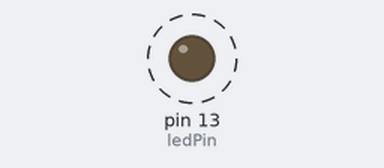
A sketch run on a simulated Arduino Uno, built with avr-gcc and run on an emulated ATmega328P. Shown: output pins drawn as LEDs (lit = HIGH). Dashed ring = blinking.

Above: at 0.3 s.
Timing chart, 0 to 3.0 s (numbered marks = the images above):
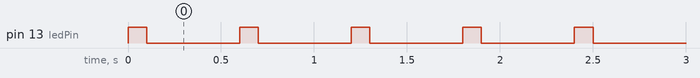

The sketch:

sketch.ino
```cpp
// Blinking LED on Arduino

// Pin number for the built-in LED
const int ledPin = LED_BUILTIN;

// Setup runs once when the Arduino is powered on or reset
void setup() {
  // Initialize the digital pin as an output
  pinMode(ledPin, OUTPUT);
}

// Loop runs repeatedly as long as the Arduino has power
void loop() {
  // Turn the LED on (HIGH is the voltage level)
  digitalWrite(ledPin, HIGH);

  // Wait for 1 second (1000 milliseconds)
  delay(100);

  // Turn the LED off by making the voltage LOW
  digitalWrite(ledPin, LOW);

  // Wait for another 1 second
  delay(500);
}
```

Measured:
- by itself, pin 13 (ledPin): alternates HIGH for 0.10 s and LOW for 0.50 s
